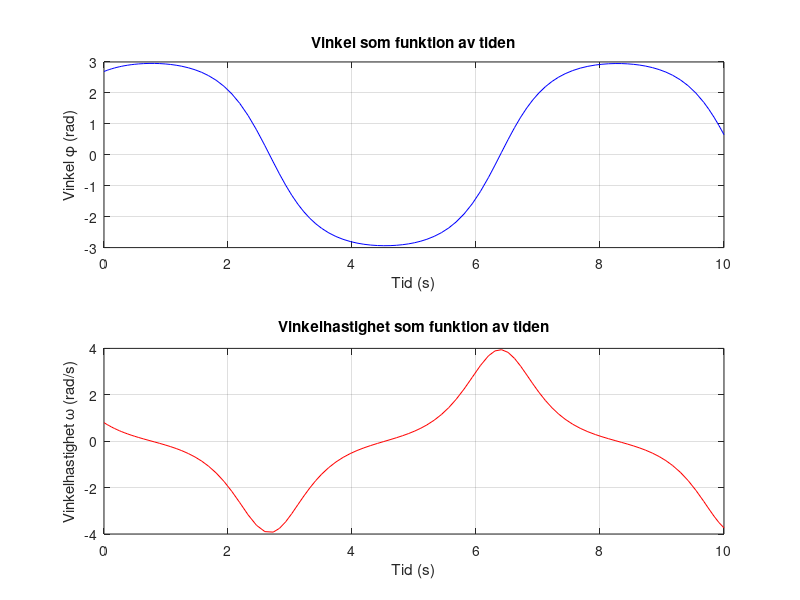

This chart was generated by the following MATLAB code: (Note: this script raises an error after producing the figure.)
% Parametrar
g = 9.81;   % Tyngdaccelerationen (m/s^2)
L = 2.5;    % Pendellängden (m)
phi0 = 6 * pi / 7;   % Initialvinkel (rad)
omega0 = 0.8;   % Initial vinkelhastighet (rad/s)

% Tidsintervall för simulering
T = 10;   % Total tid (s)
tspan = [0 T];   % Tidsintervall

% Initialvärden
y0 = [phi0; omega0];

% ODE-funktion
odefun = @(t, y) [y(2); -g/L * sin(y(1))];

% Lös systemet med ode45
[t, y] = ode45(odefun, tspan, y0);

% Plotta vinkel, respektive vinkelhastighet som funktion av tiden
figure(1);
subplot(2, 1, 1);
plot(t, y(:, 1), 'b-');
xlabel('Tid (s)');
ylabel('Vinkel \phi (rad)');
title('Vinkel som funktion av tiden');
grid on;

subplot(2, 1, 2);
plot(t, y(:, 2), 'r-');
xlabel('Tid (s)');
ylabel('Vinkelhastighet \omega (rad/s)');
title('Vinkelhastighet som funktion av tiden');
grid on;

% Animera pendelns gång
figure(2); % Nytt figure-fönster för animationen
anim(t, y(:, 1), L);

% Funktion för att animera pendeln
function anim(tut, fiut, L)
    for i = 1:length(tut)-1
        x0 = L * sin(fiut(i));
        y0 = -L * cos(fiut(i));
        plot([0, x0], [0, y0], '-o');
        axis('equal');
        axis([-1 1 -1 0] * 1.2 * L);
        drawnow;
        pause(tut(i+1) - tut(i));
    end
end
